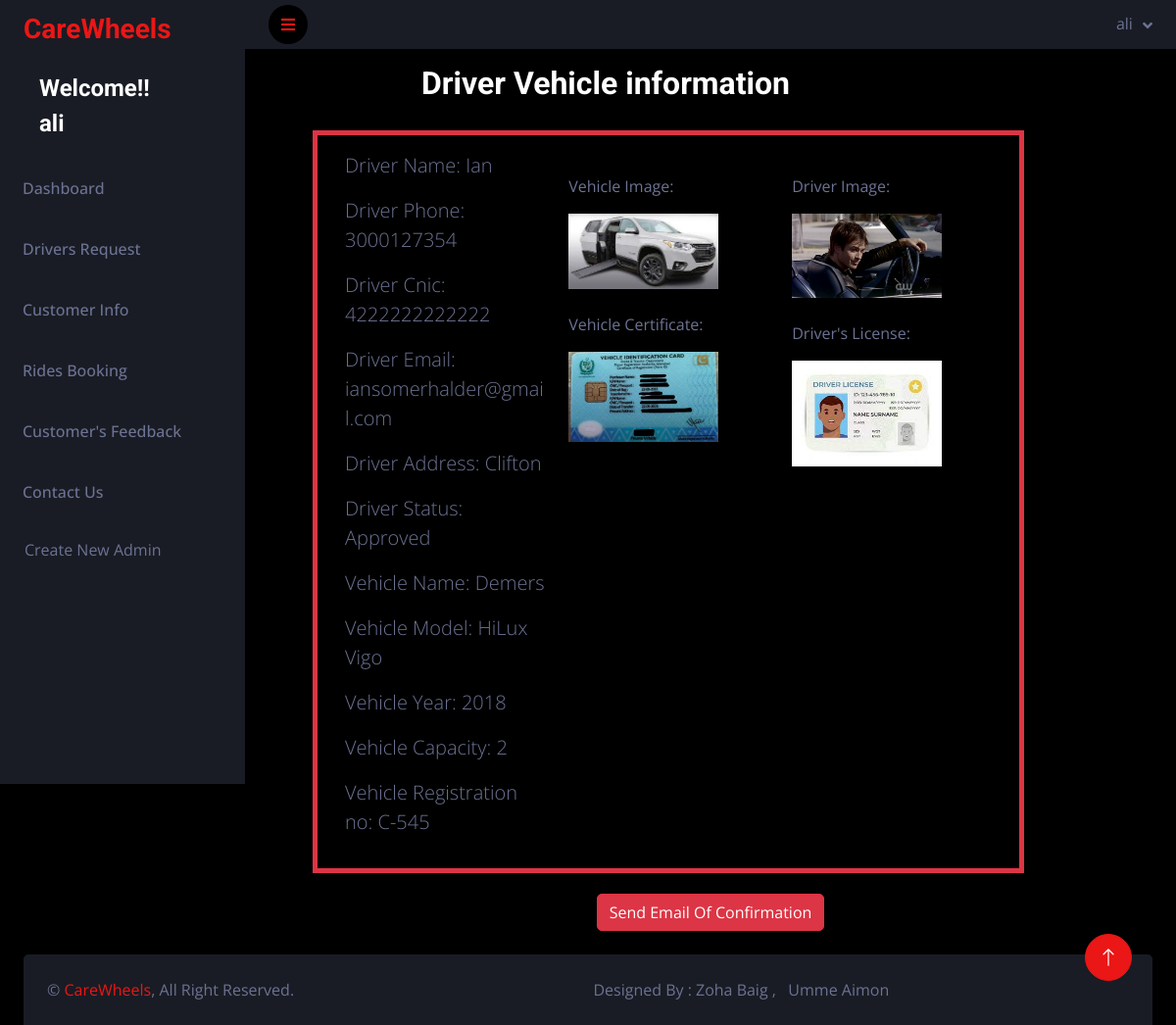
The page /admin/get_vehicle_info.php?d_id=23 (signed in) on the database its author committed.
### tables this page shows
CREATE TABLE `vehicles` (
  `v_id` int(11) NOT NULL,
  `v_name` varchar(55) NOT NULL,
  `v_model` varchar(55) NOT NULL,
  `v_year` int(11) NOT NULL,
  `v_capacity` int(11) NOT NULL,
  `v_regNum` varchar(55) NOT NULL,
  `d_id` int(11) NOT NULL,
  `v_drv_img` varchar(255) DEFAULT NULL,
  `v_cert_img` varchar(255) DEFAULT NULL,
  `v_img` varchar(255) DEFAULT NULL,
  `v_drv_lic` varchar(255) DEFAULT NULL
);

CREATE TABLE `drivers` (
  `d_id` int(11) NOT NULL,
  `d_fname` varchar(55) NOT NULL,
  `d_lname` varchar(55) NOT NULL,
  `d_phone` bigint(11) NOT NULL,
  `CNIC` bigint(13) NOT NULL,
  `d_email` varchar(55) NOT NULL,
  `d_address` varchar(55) NOT NULL,
  `d_password` varchar(55) NOT NULL,
  `d_status` varchar(55) DEFAULT NULL
);

### admin/get_vehicle_info.php (the view, shortened to what this page needs)
<!DOCTYPE html>
<?php
require("connect.php");
if($_SESSION["a_email"]){
?>
<html lang="en">
<head>
    <link href="https://cdnjs.cloudflare.com/ajax/libs/font-awesome/5.10.0/css/all.min.css" rel="stylesheet">
    <link href="https://cdn.jsdelivr.net/npm/bootstrap-icons@1.4.1/font/bootstrap-icons.css" rel="stylesheet">
    <link href="lib/owlcarousel/assets/owl.carousel.min.css" rel="stylesheet">
    <link href="lib/tempusdominus/css/tempusdominus-bootstrap-4.min.css" rel="stylesheet" />
    <link href="css/bootstrap.min.css" rel="stylesheet">
    <link href="css/style.css" rel="stylesheet">
</head>
<body>
<div class="page-wrapper">
      <?php
      include('sidebar.php');
   if (isset($_GET['d_id'])) {
$d_id = $_GET['d_id'];
$vquery = "SELECT * FROM drivers JOIN vehicles ON drivers.d_id = vehicles.d_id  WHERE drivers.d_id = $d_id ORDER BY vehicles.d_id";
$vresult = mysqli_query($conn,$vquery);
$num_result = mysqli_num_rows($vresult);
?>
<?php
for($i=0; $i<$num_result; $i++){
$row = mysqli_fetch_assoc($vresult);
?>
<h2 class="card-title row justify-content-center mt-3">Driver Vehicle information</h2>
<div class="card bg-dark">
<div class="card-body row border border-5 border-danger ms-5">
<div class="col-md-4">
<p class="lead">Driver Name: <?php echo $row['d_fname'];?></p>
<p class="lead" >Driver Phone: <?php echo $row['d_phone'];?></p>
<p class="lead">Driver Cnic: <?php echo $row['CNIC'];?></p>
<p class="lead">Driver Email: <?php echo $row['d_email'];?></p>
<p class="lead">Driver Address: <?php echo $row['d_address'];?></p>
<p class="lead">Driver Status: <?php echo $row['d_status'];?></p>
<p class="lead">Vehicle Name: <?php echo $row['v_name'];?></p>
<p class="lead">Vehicle Model: <?php echo $row['v_model'];?></p>
<p class="lead">Vehicle Year: <?php echo $row['v_year'];?></p>
<p class="lead">Vehicle Capacity: <?php echo $row['v_capacity'];?></p>
<p class="lead">Vehicle Registration no: <?php echo $row['v_regNum'];?></p>
</div>
<div class="col-md-4">
    <div class="mt-4">
        <p>Vehicle Image:</p>
    <img class="image-fluid" src="uploadimg/<?php echo $row["v_img"];?>" width=75%>
    </div>
    <div class="mt-4">
    <p>Vehicle Certificate:</p><img class="image-fluid" src="uploadimg/<?php echo $row["v_cert_img"];?>" width=75%></div>
    </div>
    <div class="col-md-4">
    <div class="mt-4"><p>Driver Image:</p><img class="image-fluid" src="uploadimg/<?php echo $row["v_drv_img"];?>" width=75%></div>
   <div class="mt-4"><p>Driver's License:</p> <img class="image-fluid" src="uploadimg/<?php echo $row["v_drv_lic"];?>" width=75%></div>
    </div>
</div>
</div>
<?php
}
}
?>
<form action="d_approvalAction.php" method="post">
<div class="d-flex justify-content-center">
<a type="submit"
    name="submit"
    class="btn btn-danger"
    href="d_approvalAction.php?d_id=<?php echo $row["d_id"];?>"
    role="button">Send Email Of Confirmation</a>
</div>
</form>
        <a href="#" class="btn btn-lg btn-primary btn-lg-square back-to-top"><i class="bi bi-arrow-up"></i></a>
    </div>
    <?php
include('footer.php');
?>
</body>
</html>
<?php
}
else{
    header("location:signin.php");
}
?>

### admin/css/style.css (style rules this page uses)
:root { --primary: #EB1616; --secondary: #191C24; --light: #6C7293; --dark: #000000; }
.back-to-top { position: fixed; display: none; right: 45px; bottom: 45px; z-index: 99; }
.btn { transition: .5s; }
.btn-lg-square { width: 48px; height: 48px; }
.btn-square, .btn-sm-square, .btn-lg-square { padding: 0; display: inline-flex; align-items: center; justify-content: center; font-weight: normal; border-radius: 50px; }

### admin/get_vehicle_info.php (style rules this page uses)
.card { padding: 20px; }
.row { width: 80%; }

### rows shown on the page
vehicles: d.d_fname "Ian", d.d_phone "3000127354", d.CNIC "4222222222222", d.d_email "iansomerhalder@gmail.com", d.d_address "Clifton", d.d_status "Approved", v_name "Demers", v_model "HiLux Vigo", v_year "2018", v_capacity "2", v_regNum "C-545", v_img (picture), v_cert_img (picture), v_drv_img (picture), v_drv_lic (picture)

### other values the page prints
$_SESSION["a_username"] "ali"
$_SESSION['a_username'] "ali"
